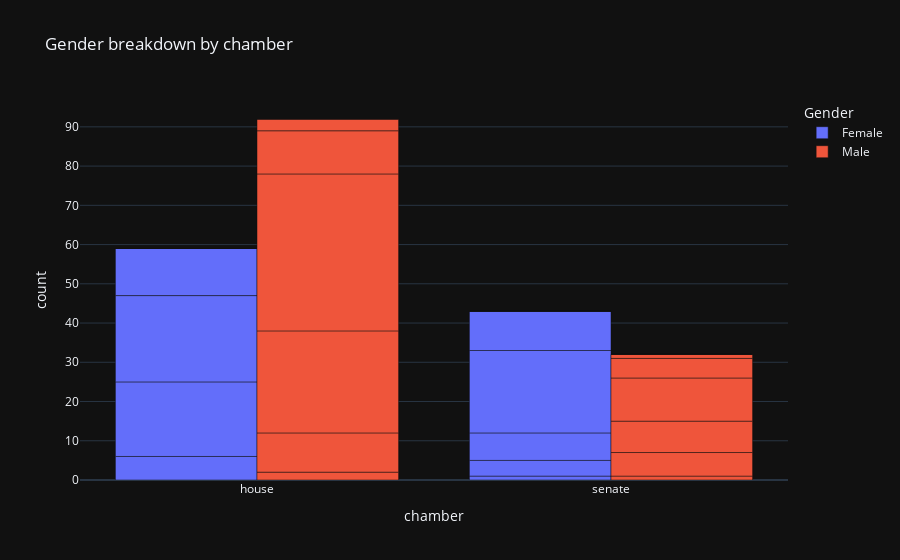

Notebook code cell kept with this figure:
### Code cell
# two female memebers missing 2 male members 4 male senators
chamber_counts = members.groupby(["Gender", "chamber"]).size().reset_index(name='count')
px.bar(age_counts, x="chamber", y="count", color="Gender", barmode="group", title="Gender breakdown by chamber")

### Figure 1 — Plotly figure (JSON) as saved in the notebook; plotly's stock layout.template omitted (floating-point values rounded to 4 significant figures)
{"data": [{"alignmentgroup": "True", "hovertemplate": "Gender=Female<br>chamber=%{x}<br>count=%{y}<extra></extra>", "legendgroup": "Female", "marker": {"color": "#636efa", "pattern": {"shape": ""}}, "name": "Female", "offsetgroup": "Female", "orientation": "v", "showlegend": true, "textposition": "auto", "x": ["house", "house", "house", "house", "house", "house", "house", "house", "house", "senate", "senate", "senate", "senate", "senate", "senate", "senate", "senate", "senate"], "xaxis": "x", "y": [0, 0, 6, 19, 22, 12, 0, 0, 0, 0, 1, 4, 7, 21, 10, 0, 0, 0], "yaxis": "y", "type": "bar"}, {"alignmentgroup": "True", "hovertemplate": "Gender=Male<br>chamber=%{x}<br>count=%{y}<extra></extra>", "legendgroup": "Male", "marker": {"color": "#EF553B", "pattern": {"shape": ""}}, "name": "Male", "offsetgroup": "Male", "orientation": "v", "showlegend": true, "textposition": "auto", "x": ["house", "house", "house", "house", "house", "house", "house", "house", "house", "senate", "senate", "senate", "senate", "senate", "senate", "senate", "senate", "senate"], "xaxis": "x", "y": [0, 2, 10, 26, 40, 11, 3, 0, 0, 0, 1, 6, 8, 11, 5, 1, 0, 0], "yaxis": "y", "type": "bar"}], "layout": {"xaxis": {"anchor": "y", "domain": [0.0, 1.0], "title": {"text": "chamber"}}, "yaxis": {"anchor": "x", "domain": [0.0, 1.0], "title": {"text": "count"}}, "legend": {"title": {"text": "Gender"}, "tracegroupgap": 0}, "title": {"text": "Gender breakdown by chamber"}, "barmode": "group"}}
